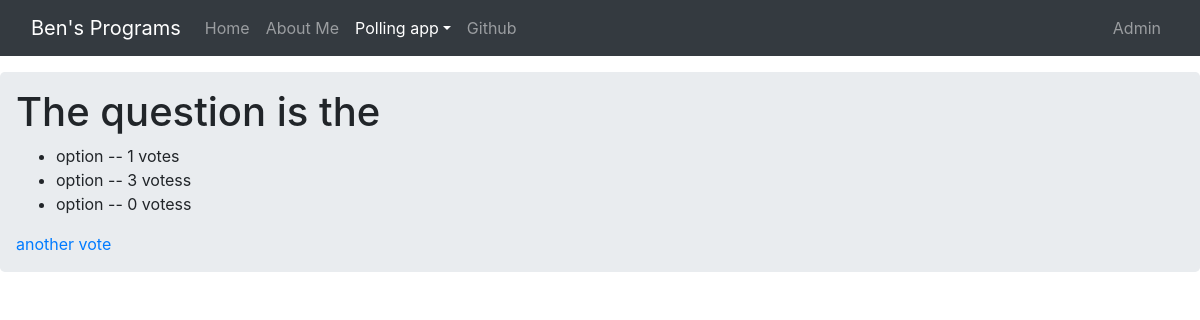
Screenshot of /polls/5/results/ with the database file from the repository.
### polls/models.py (models this page shows, shortened)
class Question(models.Model):
    question_text = models.CharField(max_length=200)
    date = models.DateTimeField('date published')
    def __str__(self):
        return self.question_text

class Choice(models.Model):
    question = models.ForeignKey(Question, on_delete=models.CASCADE)
    choice_text = models.CharField(max_length=200)
    votes = models.IntegerField(default=0)

### polls/views.py (the view)
# urls.py: path('<int:pk>/results/', views.Results.as_view(), name='results'),
class Results(generic.DetailView):
    model = Question
    template_name = 'polls/results.html'

### polls/templates/polls/results.html (shortened to what this page needs)
{% load static %}
<link rel="stylesheet" type="text/css" href="{% static 'polls/style.css' %}">
<link rel="stylesheet" href="https://stackpath.bootstrapcdn.com/bootstrap/4.4.1/css/bootstrap.min.css">
<head>
</head>
<body class="">
  <nav class="navbar navbar-expand-md navbar-dark bg-dark mb-3">
    <div class="container-fluid">
        <a href="#" class="navbar-brand mr-3">Ben's Programs</a>
        <div class="collapse navbar-collapse" id="navbarCollapse">
            <div class="navbar-nav">
              <a href="#" class="nav-item nav-link">Home</a>
              <a href="#" class="nav-item nav-link">About Me</a>
              <div class="nav-item dropdown">
                  <a href="#" class="nav-link dropdown-toggle active" data-toggle="dropdown">Polling app</a>
              </div>
              <a href="https://github.com/Fish4203" class="nav-item nav-link" tabindex="-1">Github</a>
            </div>
            <div class="navbar-nav ml-auto">
                <a href="http://127.0.0.1:8000/admin/" class="nav-item nav-link">Admin</a>
            </div>
        </div>
    </div>
  </nav>
  <div class="fluid-container">
    <div class="p-3 jumbotron">
      <h1>The question is {{ question }}</h1>
      <ul>
        {% for choice in question.choice_set.all %}
          <li>{{  choice.choice_text  }} -- {{ choice.votes }} votes{{ choice.votes|pluralize }} </li>
        {% endfor %}
      </ul>
      <a href="{% url 'polls:detail' question.id %}">another vote</a>
    </div>
  </div>
</body>

### rows the page displays
Question: question_text "the"
Choice: choice_text "option", votes "1"
Choice: choice_text "option", votes "3"
Choice: choice_text "option", votes "0"
